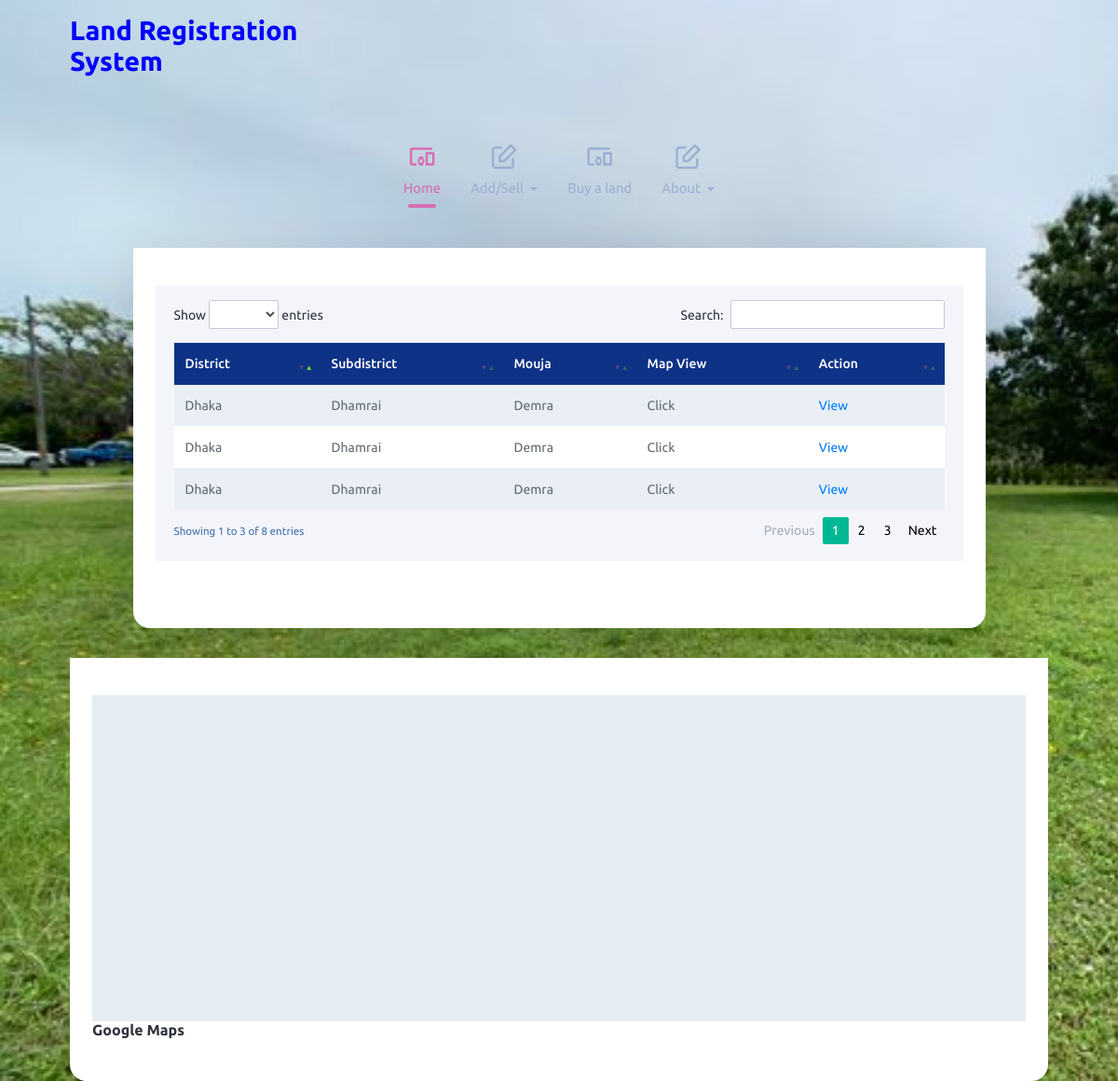
/map.php, run on the app's committed database.
### tables this page shows
CREATE TABLE `sa` (
  `id` int(10) unsigned NOT NULL AUTO_INCREMENT,
  `user_id` varchar(255) DEFAULT NULL,
  `district` varchar(255) DEFAULT NULL,
  `subdistrict` varchar(255) DEFAULT NULL,
  `mouja` varchar(255) DEFAULT NULL,
  `ze_el_no` varchar(255) DEFAULT NULL,
  `khatiyan_no` varchar(255) DEFAULT NULL,
  `land_owner` varchar(255) DEFAULT NULL,
  `land_quantity` varchar(255) DEFAULT NULL,
  `land_address` varchar(255) DEFAULT NULL,
  `status` varchar(255) DEFAULT NULL,
  `comment` varchar(255) DEFAULT NULL,
  `hash` varchar(255) DEFAULT NULL,
  PRIMARY KEY (`id`),
  KEY `fk_sa_user` (`user_id`),
  CONSTRAINT `fk_sa_user` FOREIGN KEY (`user_id`) REFERENCES `user_information` (`user_id`) ON DELETE CASCADE ON UPDATE CASCADE
);

### UI/land_search.php (the view, shortened to what this page needs)
<table id="basicExample" class="table m-0">
        <?php
            require('database/connection.php');
            $sql = "SELECT * FROM sa";
            $result = $con->query($sql);
            if ($result->num_rows > 0) {
                ?>
        <thead>
        <tr>
            <th>District</th>
            <th>Subdistrict</th>
            <th>Mouja</th>
            <th>Map View</th>
            <th>Action</th>
        </tr>
    </thead>
        <tbody>
            <?php
while($row = $result->fetch_assoc()) {
    ?>
        <tr>
        <td><?php echo $row['district']; ?></td>
        <td><?php echo $row['subdistrict']; ?></td>
        <td><?php echo $row['mouja']; ?></td>
        <td><div>Click</div></td>
        <td><a href="details.php?id=<?php echo $row['id']?>">View</a></td>
    </tr>
    <?php }
    } ?>
    </table>

### data on the page
sa: district "Dhaka", subdistrict "Dhamrai", mouja "Demra"
sa: district "Dhaka", subdistrict "Dhamrai", mouja "Demra"
sa: district "Dhaka", subdistrict "Dhamrai", mouja "Demra"
